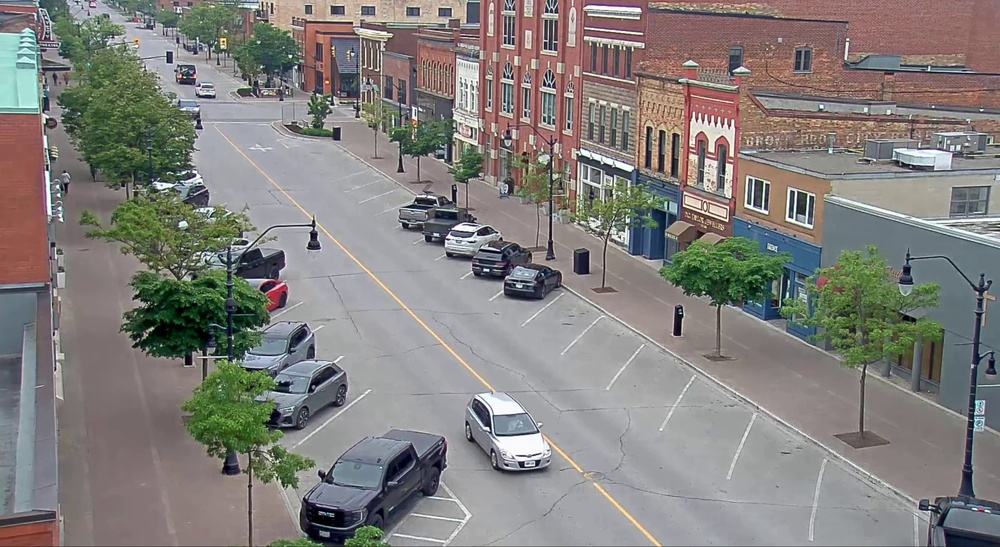
#> input picture Task1/input/01_1.jpg, 1000 x 547 px, shrunk from 1920 x 1050 before the run, found by its file name
$ python entropy_cars.py
#> lines starting #> are read from the running program, lines starting #| are printed output that depends on the picture
from PIL import Image
import numpy as np
from matplotlib import pyplot as plt

image_path = '/Users/dariadragomir/AI_siemens/Car tracking/Task1/input/01_1.jpg'
colorIm = Image.open(image_path)
#> colorIm is the input picture: PIL image 1000x547 RGB; mean R, G, B 130.8, 127.6, 124.5

greyIm = colorIm.convert('L')
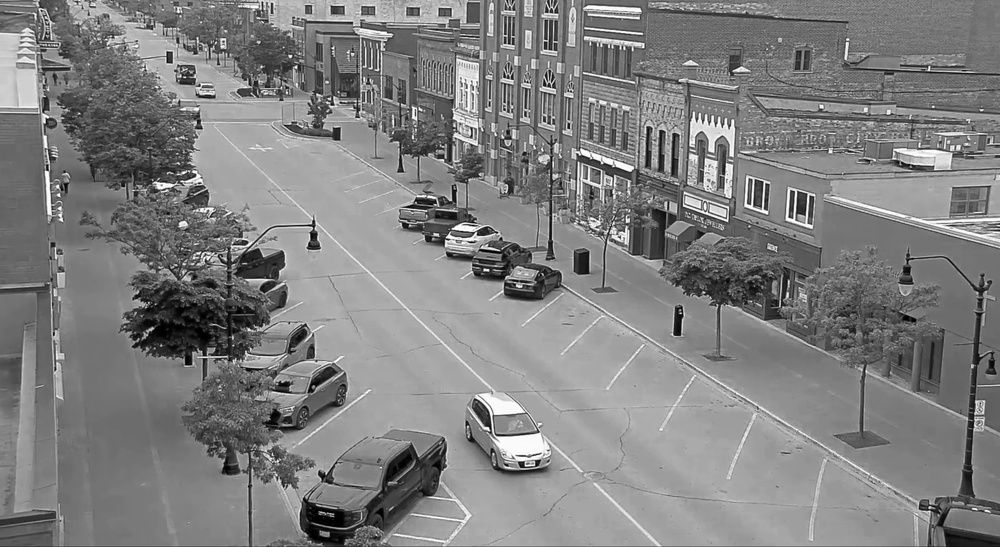
#> greyIm: PIL image 1000x547 L; min 0, max 255, mean 128.2
colorIm_np = np.array(colorIm)
greyIm_np = np.array(greyIm)

def entropy(signal):
    lensig = signal.size
    symset = list(set(signal))
    propab = [np.size(signal[signal == i]) / (1.0 * lensig) for i in symset]
    ent = np.sum([p * np.log2(1.0 / p) for p in propab])
    return ent

reduced_greyIm_np = np.array(greyIm.resize((greyIm.size[0]//4, greyIm.size[1]//4)))
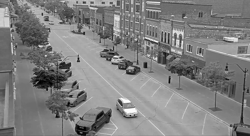
#> reduced_greyIm_np: shape (136, 250); min 0, max 255, mean 128.2
N = 5
S = reduced_greyIm_np.shape
#> S = (136, 250)
E = np.array(reduced_greyIm_np)


for row in range(S[0]):
    for col in range(S[1]):
        Lx = np.max([0, col - N])
        Ux = np.min([S[1], col + N])
        Ly = np.max([0, row - N])
        Uy = np.min([S[0], row + N])
        region = reduced_greyIm_np[Ly:Uy, Lx:Ux].flatten()
        E[row, col] = entropy(region)
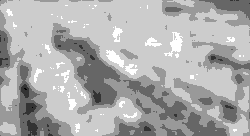
#> E: shape (136, 250); min 1, max 6, mean 4.39; drawn with min black and max white


plt.figure(figsize=(15,5))

plt.subplot(1, 3, 1)
plt.imshow(colorIm_np)
plt.title('Original Image')

plt.subplot(1, 3, 2)
plt.imshow(reduced_greyIm_np, cmap=plt.cm.gray)
plt.title('Resized Grayscale Image')

plt.subplot(1, 3, 3)
plt.imshow(E, cmap=plt.cm.jet)
plt.title('Entropy in 10x10 Neighborhood')
plt.colorbar(label='Entropy')

plt.show()
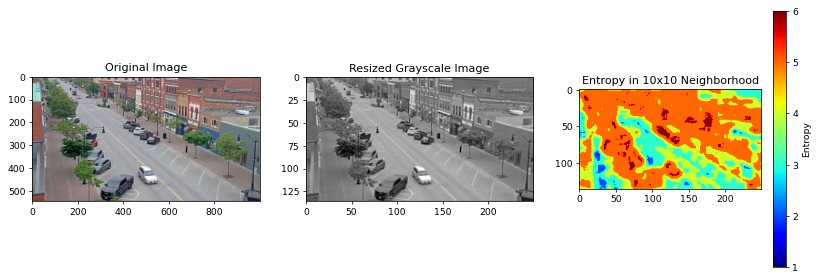
#> figure drawn by matplotlib, 4 panels
